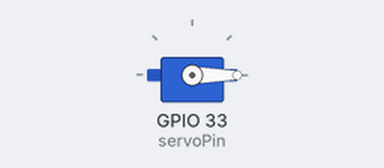
The sketch below on a simulated ESP32. Shown: servo. WiFi joins after 1.5 s; servers stay silent unless stated; no MQTT or app messages arrive unless stated; what the sketch prints to the serial monitor is not drawn.

Above: at 1.55 s.
At 10.05 s:
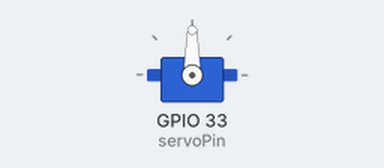
Timing chart, 0 to 14.6 s (numbered marks = the images above):
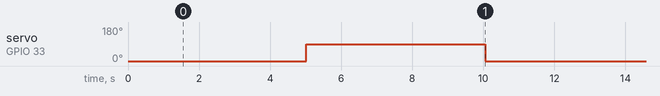

The sketch:

sketch.ino
```cpp
#include <WiFi.h>
#include <PubSubClient.h>
#include <ESP32Servo.h>

// WiFi Wokwi
const char* ssid = "Wokwi-GUEST";
const char* password = "";

// MQTT HiveMQ
const char* mqtt_server = "broker.hivemq.com";
const char* topic_servo = "iot/parking/servo";

WiFiClient espClient;
PubSubClient client(espClient);
Servo myServo;

const int servoPin = 33;
bool isOpen = false;
unsigned long lastToggleTime = 0;
unsigned long toggleInterval = 5000;  // 5 detik

void reconnect() {
  while (!client.connected()) {
    Serial.print("🔄 Menghubungkan MQTT...");
    if (client.connect("esp32ClientAuto")) {
      Serial.println("✅ MQTT Terhubung!");
    } else {
      Serial.print("❌ Gagal, rc=");
      Serial.println(client.state());
      delay(2000);
    }
  }
}

void setup() {
  Serial.begin(115200);

  // Servo Setup
  myServo.attach(servoPin);
  myServo.write(0);  // mulai dari TERTUTUP
  Serial.println("✅ Servo terpasang di pin 33");

  // WiFi Setup
  WiFi.begin(ssid, password);
  Serial.print("🌐 Menghubungkan WiFi");
  unsigned long wifiStart = millis();
  while (WiFi.status() != WL_CONNECTED) {
    delay(500);
    Serial.print(".");
    if (millis() - wifiStart > 10000) {
      Serial.println("\n⚠️ Gagal konek WiFi. Lanjut tanpa internet.");
      break;
    }
  }
  if (WiFi.status() == WL_CONNECTED) {
    Serial.println("\n✅ WiFi Tersambung");
  }

  // MQTT Setup
  client.setServer(mqtt_server, 1883);
}

void loop() {
  if (WiFi.status() == WL_CONNECTED) {
    if (!client.connected()) reconnect();
    client.loop();
  }

  unsigned long currentTime = millis();
  if (currentTime - lastToggleTime >= toggleInterval) {
    lastToggleTime = currentTime;

    if (isOpen) {
      myServo.write(0); // TUTUP
      if (client.connected()) client.publish(topic_servo, "TUTUP");
      Serial.println("🔒 Servo Tertutup");
    } else {
      myServo.write(90); // BUKA
      if (client.connected()) client.publish(topic_servo, "BUKA");
      Serial.println("🔓 Servo Terbuka");
    }

    isOpen = !isOpen; // toggle status
  }

  delay(50);
}
```

Measured:
- by itself, servo on GPIO 33 (servoPin): alternates 90° for 5.0 s and 0° for 5.0 s
